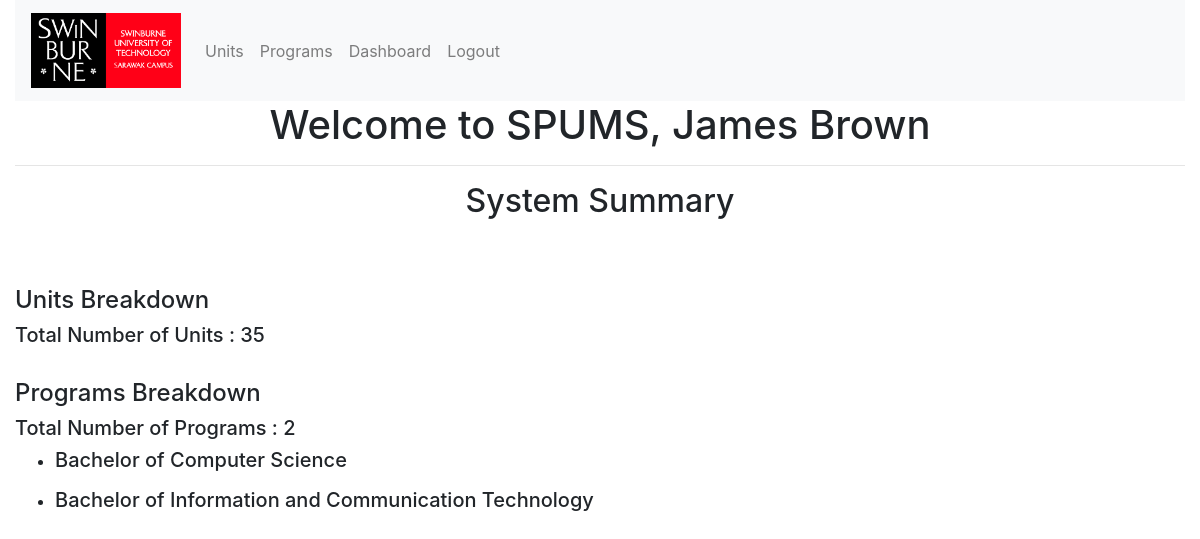
The app's page /dashboard.php (signed in) with its own data.
### tables this page shows
CREATE TABLE `programs` (
  `pcode` varchar(255) NOT NULL,
  `pname` text,
  `outcome` text,
  `ProgramLeader` varchar(255) NOT NULL
);

### dashboard.php (the view, shortened to what this page needs)
<!DOCTYPE html>
<html lang="en">
<head>
    <?php include 'navbar.php'; include'connection.php';?>
</head>
<body class="container-fluid">
   <?php
    if(isset($_SESSION['email'])){
    echo'<h1 style="text-align:center">Welcome to SPUMS, '.$_SESSION['userName'].'</h1><hr>';
    $sql_units = mysqli_query($conn,'SELECT COUNT(*) FROM units');
    $sql_programs = mysqli_query($conn,'SELECT COUNT(*) FROM programs');
    $sql_programNames = mysqli_query($conn,'SELECT pname FROM programs');
    $result_units = mysqli_fetch_array($sql_units);
    $result_programs = mysqli_fetch_array($sql_programs);
    $total_units = $result_units[0];
    $total_programs = $result_programs[0];
    echo'<h2 style="text-align:center">System Summary</h2>';
    if($_SESSION['role']=='Teaching Staff' || $_SESSION['role'] == 'Program Leader'){
    echo'<h4><br><br>Units Breakdown</h4>';
    echo '<h5>Total Number of Units : '.$total_units.'</h5>';
    echo'<br><h4>Programs Breakdown</h4>';
    echo'<h5>Total Number of Programs : '.$total_programs.'</h5>';
   while($row = mysqli_fetch_array($sql_programNames)){
        $pname = $row['pname'];
        echo'<ul>';
        echo"<li><h5>$pname</h5></li>";
        echo'</ul>';
        }
    }
    }else{
        header("Location:login.php");
    }
    ?>
</body>
</html>

### records on screen
programs: pname "Bachelor of Computer Science"
programs: pname "Bachelor of Information and Communication Technology"

### other values on screen
$_SESSION['userName'] "James Brown"
$total_units "35"
$total_programs "2"
